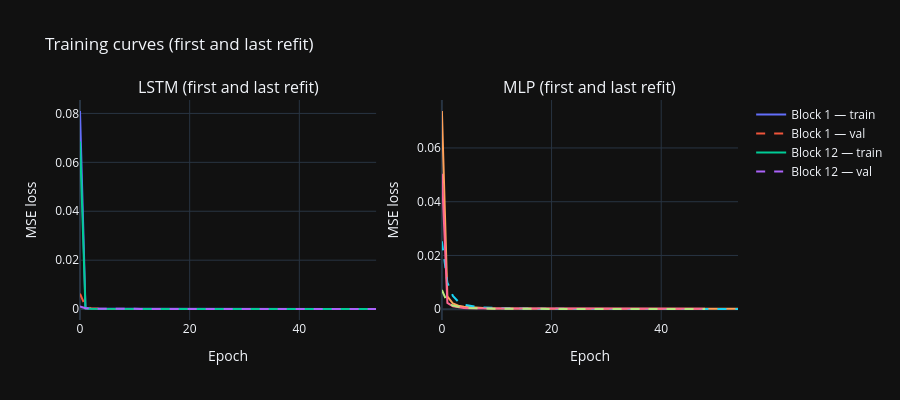

The notebook cell saved with this chart:
### Markdown cell above
### Training curves

### Code cell
fig = make_subplots(rows=1, cols=2,
                    subplot_titles=('LSTM (first and last refit)',
                                    'MLP (first and last refit)'))

for col, (histories, label) in enumerate([
    (training_histories_lstm, 'LSTM'),
    (training_histories_mlp,  'MLP'),
], start=1):
    for idx, block_label in [(0, 'Block 1'), (-1, f'Block {n_blocks}')]:
        h = histories[idx]
        fig.add_trace(go.Scatter(
            y=h['loss'], name=f'{block_label} — train',
            mode='lines', line=dict(dash='solid'),
            legendgroup=label, showlegend=(col == 1),
        ), row=1, col=col)
        fig.add_trace(go.Scatter(
            y=h['val_loss'], name=f'{block_label} — val',
            mode='lines', line=dict(dash='dash'),
            legendgroup=label, showlegend=(col == 1),
        ), row=1, col=col)

fig.update_layout(
    template='plotly_dark',
    title='Training curves (first and last refit)',
    height=400,
)
fig.update_xaxes(title_text='Epoch')
fig.update_yaxes(title_text='MSE loss')
fig.show()

first_stopped_lstm = epochs_used_lstm[0]
last_stopped_lstm  = epochs_used_lstm[-1]
last_train_size = test_start + (n_blocks - 1) * REFIT_EVERY

display(Markdown(f"""
LSTM early stopping triggered at epoch {first_stopped_lstm} (first block)
and epoch {last_stopped_lstm} (last block). {'Validation loss stabilised before the epoch ceiling, suggesting the network reached its capacity limit rather than exhausting the training budget.' if max(first_stopped_lstm, last_stopped_lstm) < EPOCHS - PATIENCE else 'The network used most of its epoch budget, suggesting it was still learning. Increasing EPOCHS or PATIENCE may help.'}
The last block trained on {last_train_size:,} sequences, roughly
{last_train_size // lstm_params:.0f}× the LSTM parameter count{'.' if last_train_size // lstm_params >= 20 else ', which is in the data-limited regime for deep learning.'}
"""))

### Figure 1 — Plotly figure (JSON) as saved in the notebook; plotly's stock layout.template omitted (floating-point values rounded to 4 significant figures)
{"data": [{"legendgroup": "LSTM", "line": {"dash": "solid"}, "mode": "lines", "name": "Block 1 — train", "showlegend": true, "type": "scatter", "xaxis": "x", "y": [0.08099, 0.0006109, 0.000209, 0.0001448, 0.000123, 0.00011, 0.0001043, 0.0001003, 0.000101, 0.0001042, 0.0001004, 0.000101, 9.65e-05, 9.525e-05, 0.0001043, 9.549e-05, 9.369e-05, 9.497e-05, 9.146e-05, 9.532e-05, 8.813e-05, 9.077e-05, 8.72e-05, 8.895e-05, 9.183e-05, 9.517e-05, 8.615e-05, 8.669e-05, 8.654e-05, 8.661e-05, 8.587e-05, 8.328e-05, 8.601e-05, 8.551e-05, 8.032e-05, 8.502e-05, 8.078e-05, 7.601e-05, 8.425e-05, 7.867e-05, 7.886e-05, 7.546e-05, 7.667e-05, 7.958e-05, 7.803e-05, 8.449e-05, 8.054e-05, 7.626e-05, 7.398e-05], "yaxis": "y"}, {"legendgroup": "LSTM", "line": {"dash": "dash"}, "mode": "lines", "name": "Block 1 — val", "showlegend": true, "type": "scatter", "xaxis": "x", "y": [0.006283, 0.001103, 0.0003883, 0.0002076, 0.0001367, 0.0001106, 9.533e-05, 8.627e-05, 8.093e-05, 7.48e-05, 7.185e-05, 6.757e-05, 6.809e-05, 6.656e-05, 6.276e-05, 6.353e-05, 6.471e-05, 6.084e-05, 6.112e-05, 5.644e-05, 5.787e-05, 5.653e-05, 5.568e-05, 5.564e-05, 5.304e-05, 4.988e-05, 5.032e-05, 5.06e-05, 5.019e-05, 5.088e-05, 5.014e-05, 4.914e-05, 4.733e-05, 4.768e-05, 4.86e-05, 4.928e-05, 4.968e-05, 4.756e-05, 4.631e-05, 4.664e-05, 4.723e-05, 4.785e-05, 4.956e-05, 4.778e-05, 5.057e-05, 4.892e-05, 4.75e-05, 4.808e-05, 4.873e-05], "yaxis": "y"}, {"legendgroup": "LSTM", "line": {"dash": "solid"}, "mode": "lines", "name": "Block 12 — train", "showlegend": true, "type": "scatter", "xaxis": "x", "y": [0.06847, 0.0002302, 0.0001271, 9.816e-05, 9.35e-05, 9.421e-05, 9.123e-05, 8.997e-05, 8.891e-05, 9.456e-05, 9.466e-05, 8.73e-05, 8.752e-05, 9.106e-05, 8.702e-05, 8.42e-05, 9.403e-05, 8.642e-05, 8.632e-05, 8.399e-05, 8.507e-05, 8.316e-05, 8.414e-05, 8.537e-05, 8.718e-05, 8.166e-05, 8.432e-05, 8.183e-05, 7.952e-05, 8.361e-05, 8.099e-05, 7.81e-05, 7.875e-05, 7.774e-05, 7.534e-05, 7.821e-05, 7.603e-05, 7.963e-05, 7.788e-05, 7.723e-05, 7.566e-05, 7.564e-05, 7.696e-05, 7.579e-05, 7.618e-05, 7.637e-05, 7.59e-05, 7.721e-05, 7.236e-05, 7.411e-05, 7.502e-05, 7.292e-05, 7.646e-05, 7.533e-05, 7.305e-05], "yaxis": "y"}, {"legendgroup": "LSTM", "line": {"dash": "dash"}, "mode": "lines", "name": "Block 12 — val", "showlegend": true, "type": "scatter", "xaxis": "x", "y": [0.001089, 0.0003373, 0.0001908, 0.0001449, 0.0001252, 0.0001107, 0.0001064, 0.0001025, 0.0001018, 8.742e-05, 8.37e-05, 8.688e-05, 8.841e-05, 8.934e-05, 8.9e-05, 8.982e-05, 8.542e-05, 8.626e-05, 8.173e-05, 8.429e-05, 8.393e-05, 7.733e-05, 7.62e-05, 7.156e-05, 6.914e-05, 7.514e-05, 6.29e-05, 6.933e-05, 7.408e-05, 6.661e-05, 6.79e-05, 6.323e-05, 6.048e-05, 6.251e-05, 6.308e-05, 6.072e-05, 5.747e-05, 5.636e-05, 5.664e-05, 5.493e-05, 5.707e-05, 5.403e-05, 5.597e-05, 5.618e-05, 5.114e-05, 5.943e-05, 0.0001455, 6.074e-05, 5.951e-05, 5.674e-05, 6.379e-05, 6.47e-05, 5.894e-05, 6.415e-05, 5.748e-05], "yaxis": "y"}, {"legendgroup": "MLP", "line": {"dash": "solid"}, "mode": "lines", "name": "Block 1 — train", "showlegend": false, "type": "scatter", "xaxis": "x2", "y": [0.07375, 0.004742, 0.002116, 0.001306, 0.000891, 0.0007363, 0.0005095, 0.0003999, 0.0002976, 0.0003142, 0.0002905, 0.0003021, 0.0002449, 0.0002419, 0.0002429, 0.0002497, 0.0002119, 0.0001893, 0.0002007, 0.0001719, 0.0001815, 0.0001716, 0.0001763, 0.0001732, 0.0001613, 0.0001591, 0.0001564, 0.0001607, 0.0001582, 0.0001622, 0.0001557, 0.0001646, 0.0001518, 0.0001679, 0.0001676, 0.0001519, 0.0001536, 0.000159, 0.000154, 0.0001521, 0.0001507, 0.0001533, 0.0001531, 0.0001628, 0.0001545, 0.0001533, 0.0001511, 0.0001511, 0.0001564, 0.0001541, 0.0001544, 0.0001508, 0.000158, 0.0001518, 0.0001499], "yaxis": "y2"}, {"legendgroup": "MLP", "line": {"dash": "dash"}, "mode": "lines", "name": "Block 1 — val", "showlegend": false, "type": "scatter", "xaxis": "x2", "y": [0.02525, 0.009933, 0.004974, 0.002773, 0.001706, 0.001232, 0.001012, 0.0007326, 0.0005834, 0.0004823, 0.0004095, 0.0003817, 0.0003611, 0.0002869, 0.0002597, 0.0002031, 0.0001622, 0.0001459, 0.0001411, 0.0001354, 0.0001272, 0.0001319, 0.0001211, 0.0001202, 0.0001169, 0.0001155, 0.0001111, 0.0001085, 9.71e-05, 0.0001066, 0.0001069, 9.834e-05, 9.612e-05, 0.000103, 8.922e-05, 8.893e-05, 8.705e-05, 8.397e-05, 8.366e-05, 8.329e-05, 8.373e-05, 8.494e-05, 8.316e-05, 8.681e-05, 8.244e-05, 8.345e-05, 8.383e-05, 8.471e-05, 8.612e-05, 8.387e-05, 8.452e-05, 8.452e-05, 8.647e-05, 8.639e-05, 8.59e-05], "yaxis": "y2"}, {"legendgroup": "MLP", "line": {"dash": "solid"}, "mode": "lines", "name": "Block 12 — train", "showlegend": false, "type": "scatter", "xaxis": "x2", "y": [0.05039, 0.002379, 0.00106, 0.0006287, 0.0004801, 0.0003154, 0.0003095, 0.0002511, 0.0002367, 0.0001949, 0.0001862, 0.0001733, 0.0001611, 0.0001893, 0.0001654, 0.000163, 0.0001554, 0.0001614, 0.0001507, 0.0001493, 0.0001522, 0.0001638, 0.0001539, 0.0001555, 0.0001478, 0.0001508, 0.0001458, 0.0001461, 0.0001574, 0.0001443, 0.0001446, 0.0001463, 0.0001434, 0.0001527, 0.00015, 0.000146, 0.0001448, 0.0001424, 0.0001428, 0.0001432, 0.0001451, 0.0001449, 0.0001455, 0.0001448, 0.0001426, 0.0001397, 0.0001414, 0.0001408, 0.0001403], "yaxis": "y2"}, {"legendgroup": "MLP", "line": {"dash": "dash"}, "mode": "lines", "name": "Block 12 — val", "showlegend": false, "type": "scatter", "xaxis": "x2", "y": [0.007176, 0.002418, 0.001349, 0.0008945, 0.0005586, 0.0004222, 0.000318, 0.0002704, 0.0002155, 0.0001836, 0.0001554, 0.0001398, 0.0001366, 0.000125, 0.0001217, 0.0001187, 0.0001163, 0.0001095, 0.0001064, 0.0001025, 9.863e-05, 9.527e-05, 9.457e-05, 9.563e-05, 9.482e-05, 9.281e-05, 9.202e-05, 9.15e-05, 9.014e-05, 8.994e-05, 8.956e-05, 8.918e-05, 8.884e-05, 9.048e-05, 9.002e-05, 9.017e-05, 8.945e-05, 8.878e-05, 8.82e-05, 8.824e-05, 8.834e-05, 9.113e-05, 9.026e-05, 8.875e-05, 8.917e-05, 8.948e-05, 9.142e-05, 9.047e-05, 9.01e-05], "yaxis": "y2"}], "layout": {"annotations": [{"font": {"size": 16}, "showarrow": false, "text": "LSTM (first and last refit)", "x": 0.225, "xanchor": "center", "xref": "paper", "y": 1, "yanchor": "bottom", "yref": "paper"}, {"font": {"size": 16}, "showarrow": false, "text": "MLP (first and last refit)", "x": 0.775, "xanchor": "center", "xref": "paper", "y": 1, "yanchor": "bottom", "yref": "paper"}], "height": 400, "title": {"text": "Training curves (first and last refit)"}, "xaxis": {"anchor": "y", "domain": [0, 0.45], "title": {"text": "Epoch"}}, "xaxis2": {"anchor": "y2", "domain": [0.55, 1], "title": {"text": "Epoch"}}, "yaxis": {"anchor": "x", "domain": [0, 1], "title": {"text": "MSE loss"}}, "yaxis2": {"anchor": "x2", "domain": [0, 1], "title": {"text": "MSE loss"}}}}
